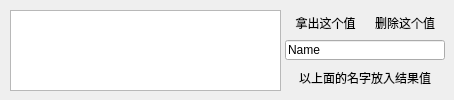
   <widget class="QWidget" name="tab_18">
    <attribute name="title">
     <string>自由存储</string>
    </attribute>
    <widget class="QListWidget" name="SValue">
     <property name="geometry">
      <rect>
       <x>10</x>
       <y>10</y>
       <width>271</width>
       <height>81</height>
      </rect>
     </property>
    </widget>
    <widget class="QPushButton" name="GetSV">
     <property name="geometry">
      <rect>
       <x>285</x>
       <y>10</y>
       <width>81</width>
       <height>25</height>
      </rect>
     </property>
     <property name="font">
      <font>
       <family>幼圆</family>
       <pointsize>9</pointsize>
      </font>
     </property>
     <property name="text">
      <string>拿出这个值</string>
     </property>
     <property name="flat">
      <bool>true</bool>
     </property>
    </widget>
    <widget class="QPushButton" name="PutSV">
     <property name="geometry">
      <rect>
       <x>285</x>
       <y>65</y>
       <width>160</width>
       <height>25</height>
      </rect>
     </property>
     <property name="font">
      <font>
       <family>幼圆</family>
       <pointsize>9</pointsize>
      </font>
     </property>
     <property name="text">
      <string>以上面的名字放入结果值</string>
     </property>
     <property name="flat">
      <bool>true</bool>
     </property>
    </widget>
    <widget class="QLineEdit" name="SVName">
     <property name="geometry">
      <rect>
       <x>285</x>
       <y>40</y>
       <width>160</width>
       <height>20</height>
      </rect>
     </property>
     <property name="text">
      <string>Name</string>
     </property>
    </widget>
    <widget class="QPushButton" name="DelSV">
     <property name="geometry">
      <rect>
       <x>365</x>
       <y>10</y>
       <width>80</width>
       <height>25</height>
      </rect>
     </property>
     <property name="font">
      <font>
       <family>幼圆</family>
       <pointsize>9</pointsize>
      </font>
     </property>
     <property name="text">
      <string>删除这个值</string>
     </property>
     <property name="flat">
      <bool>true</bool>
     </property>
    </widget>
   </widget>
